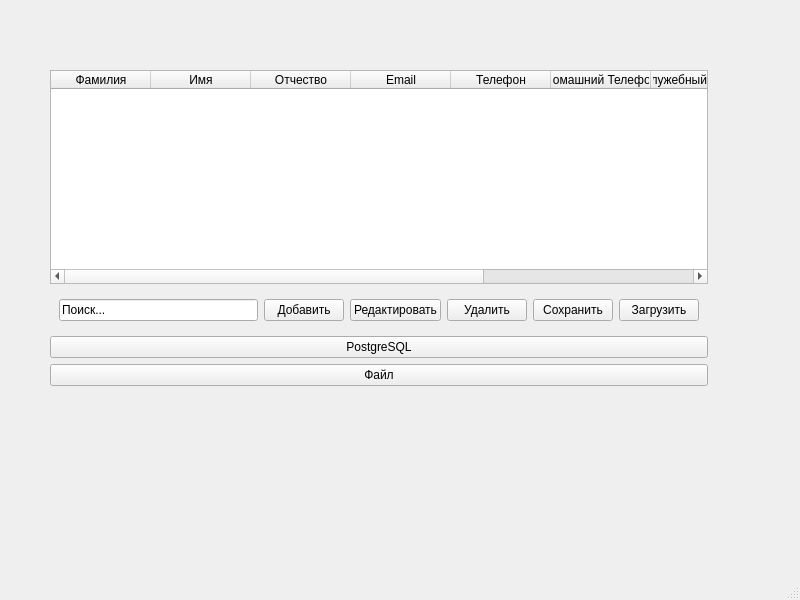
<?xml version="1.0" encoding="UTF-8"?>
<ui version="4.0">
 <class>MainWindow</class>
 <widget class="QMainWindow" name="MainWindow">
  <property name="geometry">
   <rect>
    <x>0</x>
    <y>0</y>
    <width>800</width>
    <height>600</height>
   </rect>
  </property>
  <property name="windowTitle">
   <string>MainWindow</string>
  </property>
  <widget class="QWidget" name="centralwidget">
   <widget class="QWidget" name="">
    <property name="geometry">
     <rect>
      <x>50</x>
      <y>70</y>
      <width>658</width>
      <height>316</height>
     </rect>
    </property>
    <layout class="QVBoxLayout" name="verticalLayout">
     <item>
      <layout class="QVBoxLayout" name="verticalLayout_2">
       <item>
        <widget class="QTableWidget" name="tableWidget">
         <property name="editTriggers">
          <set>QAbstractItemView::NoEditTriggers</set>
         </property>
         <property name="selectionMode">
          <enum>QAbstractItemView::SingleSelection</enum>
         </property>
         <property name="selectionBehavior">
          <enum>QAbstractItemView::SelectRows</enum>
         </property>
         <property name="sortingEnabled">
          <bool>true</bool>
         </property>
         <attribute name="horizontalHeaderVisible">
          <bool>true</bool>
         </attribute>
         <attribute name="horizontalHeaderCascadingSectionResizes">
          <bool>false</bool>
         </attribute>
         <attribute name="horizontalHeaderStretchLastSection">
          <bool>true</bool>
         </attribute>
         <column>
          <property name="text">
           <string>Фамилия</string>
          </property>
         </column>
         <column>
          <property name="text">
           <string>Имя</string>
          </property>
         </column>
         <column>
          <property name="text">
           <string>Отчество</string>
          </property>
         </column>
         <column>
          <property name="text">
           <string>Email</string>
          </property>
         </column>
         <column>
          <property name="text">
           <string>Телефон</string>
          </property>
         </column>
         <column>
          <property name="text">
           <string>Домашний Телефон</string>
          </property>
         </column>
         <column>
          <property name="text">
           <string>Служебный Телефон</string>
          </property>
         </column>
         <column>
          <property name="text">
           <string>Дата Рождения</string>
          </property>
         </column>
         <column>
          <property name="text">
           <string>Адрес</string>
          </property>
         </column>
        </widget>
       </item>
       <item>
        <widget class="QWidget" name="bottomWidget" native="true">
         <layout class="QHBoxLayout" name="horizontalLayout">
          <item>
           <widget class="QLineEdit" name="lineEdit">
            <property name="text">
             <string>Поиск...</string>
            </property>
           </widget>
          </item>
          <item>
           <widget class="QPushButton" name="btnAdd">
            <property name="text">
             <string>Добавить</string>
            </property>
           </widget>
          </item>
          <item>
           <widget class="QPushButton" name="btnEdit">
            <property name="text">
             <string>Редактировать</string>
            </property>
           </widget>
          </item>
          <item>
           <widget class="QPushButton" name="btnDelete">
            <property name="text">
             <string>Удалить</string>
            </property>
           </widget>
          </item>
          <item>
           <widget class="QPushButton" name="btnSave">
            <property name="text">
             <string>Сохранить</string>
            </property>
           </widget>
          </item>
          <item>
           <widget class="QPushButton" name="btnLoad">
            <property name="text">
             <string>Загрузить</string>
            </property>
           </widget>
          </item>
         </layout>
        </widget>
       </item>
      </layout>
     </item>
     <item>
      <widget class="QPushButton" name="btnUseDb">
       <property name="text">
        <string>PostgreSQL</string>
       </property>
      </widget>
     </item>
     <item>
      <widget class="QPushButton" name="btnUseFile">
       <property name="text">
        <string>Файл</string>
       </property>
      </widget>
     </item>
    </layout>
   </widget>
  </widget>
  <widget class="QMenuBar" name="menubar">
   <property name="geometry">
    <rect>
     <x>0</x>
     <y>0</y>
     <width>800</width>
     <height>26</height>
    </rect>
   </property>
  </widget>
  <widget class="QStatusBar" name="statusbar"/>
 </widget>
 <resources/>
 <connections/>
</ui>
